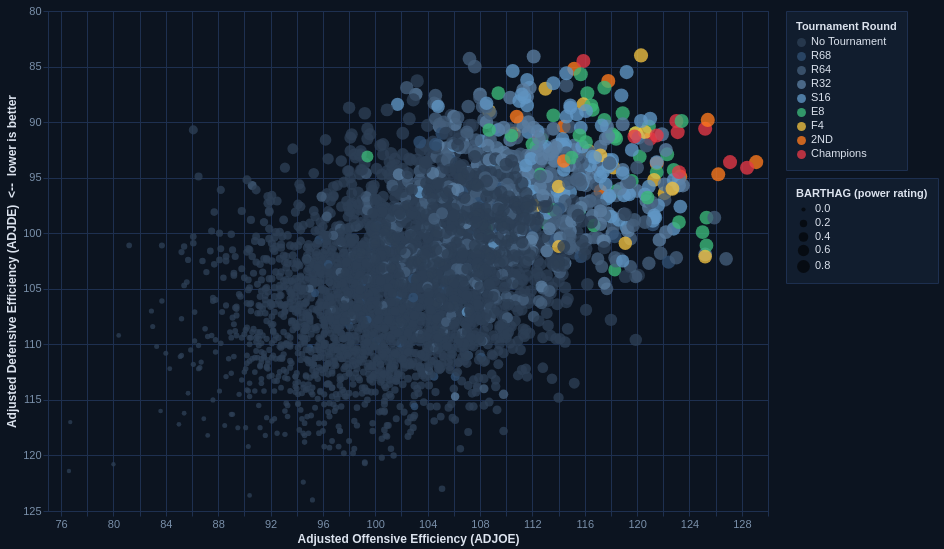

Here is the Vega-Lite specification saved for this chart:
### Vega-Lite specification from a JSON file in a GitHub repository (floating-point values rounded to 4 significant figures; data arrays with more than 128 entries replaced by an {"elided": "..."} marker saying what was removed)
{"config": {"view": {"continuousWidth": 300, "continuousHeight": 300, "stroke": "#1e3050"}, "axis": {"domainColor": "#1e3050", "gridColor": "#1e3050", "labelColor": "#7a90aa", "labelFontSize": 11, "tickColor": "#1e3050", "titleColor": "#dce3ee", "titleFontSize": 12}, "background": "#0c1420", "font": "IBM Plex Sans, sans-serif", "legend": {"fillColor": "#111d2e", "labelColor": "#dce3ee", "labelFontSize": 11, "padding": 10, "strokeColor": "#1e3050", "titleColor": "#dce3ee", "titleFontSize": 11}, "title": {"color": "#dce3ee"}}, "data": {"name": "data-6ac748316a0bf58bd106b61e82bf33f3"}, "mark": {"type": "circle", "stroke": null}, "encoding": {"color": {"field": "POSTSEASON", "legend": {"orient": "right", "symbolSize": 80, "title": "Tournament Round"}, "scale": {"domain": ["No Tournament", "R68", "R64", "R32", "S16", "E8", "F4", "2ND", "Champions"], "range": ["#2d3f55", "#315072", "#445e7a", "#5b7ea0", "#6096c4", "#3cb87a", "#f0c040", "#ff7a1c", "#e63946"]}, "sort": ["No Tournament", "R68", "R64", "R32", "S16", "E8", "F4", "2ND", "Champions"], "type": "nominal"}, "opacity": {"condition": {"param": "param_c16b3b7c689b931f", "value": 0.78}, "value": 0.08}, "size": {"field": "BARTHAG", "legend": {"orient": "right", "title": "BARTHAG (power rating)"}, "scale": {"range": [18, 200]}, "type": "quantitative"}, "tooltip": [{"field": "TEAM", "title": "Team", "type": "nominal"}, {"field": "CONF", "title": "Conference", "type": "nominal"}, {"field": "YEAR", "title": "Season", "type": "ordinal"}, {"field": "ADJOE", "format": ".1f", "title": "Adj. Off. Efficiency", "type": "quantitative"}, {"field": "ADJDE", "format": ".1f", "title": "Adj. Def. Efficiency", "type": "quantitative"}, {"field": "BARTHAG", "format": ".4f", "title": "Power Rating", "type": "quantitative"}, {"field": "WAB", "format": ".1f", "title": "Wins Above Bubble", "type": "quantitative"}, {"field": "POSTSEASON", "title": "Tournament Round", "type": "nominal"}, {"field": "SEED", "title": "Seed", "type": "nominal"}, {"field": "W", "title": "Wins", "type": "quantitative"}], "x": {"field": "ADJOE", "scale": {"zero": false}, "title": "Adjusted Offensive Efficiency (ADJOE)", "type": "quantitative"}, "y": {"field": "ADJDE", "scale": {"reverse": true, "zero": false}, "title": "Adjusted Defensive Efficiency (ADJDE)  <--  lower is better", "type": "quantitative"}}, "height": 500, "params": [{"name": "year_sel", "bind": {"input": "range", "max": 2024, "min": 2013, "name": "Season: ", "step": 1}, "value": 2019}, {"name": "show_all", "bind": {"input": "checkbox", "name": "Show all seasons "}, "value": true}, {"name": "param_c16b3b7c689b931f", "select": {"type": "point", "fields": ["POSTSEASON"]}, "bind": "legend"}], "transform": [{"filter": "show_all || datum.YEAR == year_sel"}], "width": 720, "$schema": "https://vega.github.io/schema/vega-lite/v6.1.0.json", "datasets": {"data-6ac748316a0bf58bd106b61e82bf33f3": {"elided": "3885 records"}}}
